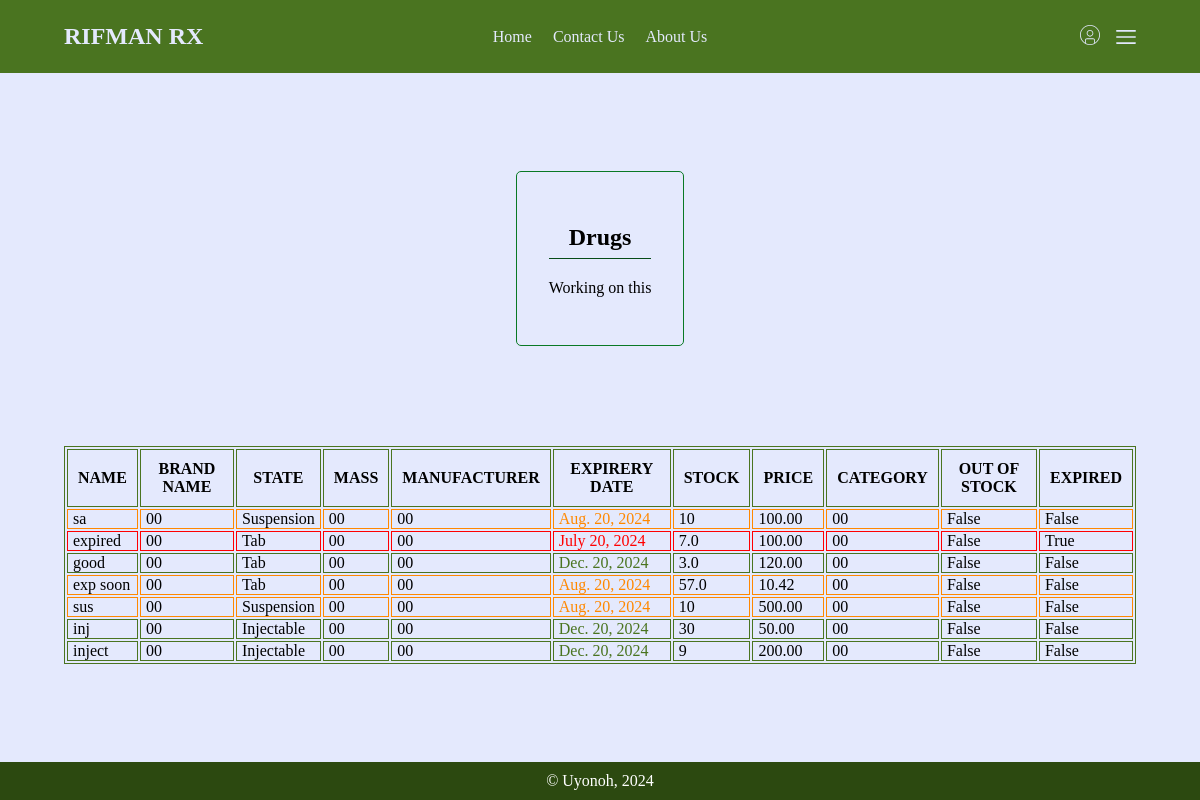
The app's page /drugs/view/ with its own data.
### drugs/models.py (models this page shows, shortened)
class Drug(models.Model):
    name = models.CharField(max_length=30)
    brand_name = models.CharField(max_length=30)
    mass = models.CharField(max_length=10)
    state = models.CharField(max_length=10, choices=state_choices, default="Tablet")
    manufacturer = models.CharField(max_length=30)
    exp_date = models.DateField("Expiery Date")
    stock_amount = models.IntegerField(null=True)
    purchase_amount = models.IntegerField()
    purchase_units = models.CharField(max_length=30, choices=unit_choices, default="Unit")
    price = models.DecimalField(max_digits=10, decimal_places=2)
    cost_price = models.DecimalField(max_digits=10, decimal_places=2)
    category = models.CharField(max_length=30)
    purpose = models.CharField(max_length=30)
    location = models.CharField(max_length=30)
    day_added = models.DateField(null=False, default=str(tz.now().date()))
    def check_exp(self) -> int:
        diff = self.exp_date - tz.now().date()
        days = diff.days
        return days
    def clean_stock(self) -> int | str:
        if self.state == "Tab":
            cd, tab = self.Tablet.get_cd_tab()
            cd, tab = int(cd), int(tab)
            amount = self.stock_amount / tab
            if amount < 1:
                amount = str(self.stock_amount) + "tab(s)"
            return amount
        return self.stock_amount
    @property
    def expired(self) -> bool:
        return self.check_exp() <= 0
    @property
    def expire_soon(self, days: int=60) -> bool:
        return self.check_exp() <= days
    @property
    def exp_class(self) -> str:
        if self.expired:
            return "expired"
        if self.expire_soon:
            return "exp-soon"
        return "exp-far"
    def table_head(self) -> tuple:
        return ("name", "brand name", "state", "mass", "manufacturer", "Expirery date", "stock", "price",
                "category", "Out of stock", "expired")
    def tabulate(self) -> list[tuple]:
        table = zip(
            self.table_head(),
            (
                self.name, self.brand_name, self.state, self.mass, self.manufacturer, self.exp_date,
                self.clean_stock(), self.price, self.category, self.oos, self.expired
            )
        )
        return table
    @property
    def oos(self) -> bool:
        return self.stock_amount <= 0
    @property
    def Tablet(self) -> models.Model:
        if self.state == "Tab":
            return self.tablet_set.all()[0]
        return False

### drugs/views.py (the view)
# urls.py: path("view/", view_drugs, name="view"),
def view_drugs(request):
    drugs = list(Drug.objects.all())
    return render(request, "drugs/view-drugs.html", {"drugs": drugs})

### drugs/models.py (called while the page is built)
    def get_cd_tab(self) -> list:
        return self.cd_tab.split("/")

### drugs/templates/drugs/view-drugs.html (shortened to what this page needs)
{% extends "main/base.html" %}
{% load static %}
{% block styles %}
    <link rel="stylesheet" href="{% static 'main/css/forms.css' %}">
    <link rel="stylesheet" href="{% static 'main/css/tables.css' %}">
{% endblock %}
{% block content %}
<section class="container flex-col text-center">
    <form class="add" action="{% url 'drugs:add' %}" method="post">
        <h1>Drugs</h1>
        <p>Working on this</p>
    </form>
</section>
<section class="container table">
        <table class="drugs">
            <thead>
                {% for head in drugs.0.table_head %}
                <th>{{head.upper}}</th>
                {% endfor %}
            </thead>
            {% for drug in drugs %}
            <tr class="drug {{drug.exp_class}}" id="{{drug.pk}}">
            {% for head, field in drug.tabulate %}
                <td class="drug-field {{head}}" id="{{head}}">
                    {{field}}
                </td>
            {% endfor %}
            </tr>
            {% endfor %}
        </table>
</section>
{% endblock %}

### main/static/main/css/styles.css (style rules this page uses)
body { padding: 0; margin: 0; min-height: 100vh; background-color: #e4e9fd; display: flex; flex-direction: column; align-items: normal; justify-content: space-between; }
.text-center { text-align: center; }
.container { padding: .2rem 4rem; }
.flex-col { display: flex; flex-direction: column; align-items: center; justify-content: center; gap: 2rem; }

### main/static/main/css/forms.css (style rules this page uses)
.add h1 { width: 100%; border-bottom: 1px solid #074b18; padding-bottom: 7px; }

### main/static/main/css/tables.css (style rules this page uses)
section.table { overflow: auto; }
table, tr, th, td { border: 1px solid #4a7420; }
th { padding: 10px; }
td { padding: 0 5px; }

### records on screen
Drug: tabulate "sa" "00" "Suspension" "00" "00" "Aug. 20, 2024" "10" "100.00" "00" "False" "False"
Drug: tabulate "expired" "00" "Tab" "00" "00" "July 20, 2024" "7.0" "100.00" "00" "False" "True"
Drug: tabulate "good" "00" "Tab" "00" "00" "Dec. 20, 2024" "3.0" "120.00" "00" "False" "False"
Drug: tabulate "exp soon" "00" "Tab" "00" "00" "Aug. 20, 2024" "57.0" "10.42" "00" "False" "False"
Drug: tabulate "sus" "00" "Suspension" "00" "00" "Aug. 20, 2024" "10" "500.00" "00" "False" "False"
Drug: tabulate "inj" "00" "Injectable" "00" "00" "Dec. 20, 2024" "30" "50.00" "00" "False" "False"
Drug: tabulate "inject" "00" "Injectable" "00" "00" "Dec. 20, 2024" "9" "200.00" "00" "False" "False"

### other values on screen
{{ head.upper }} "NAME" "BRAND NAME" "STATE" "MASS" "MANUFACTURER" "EXPIRERY DATE" "STOCK" "PRICE" "CATEGORY" "OUT OF STOCK" "EXPIRED"
